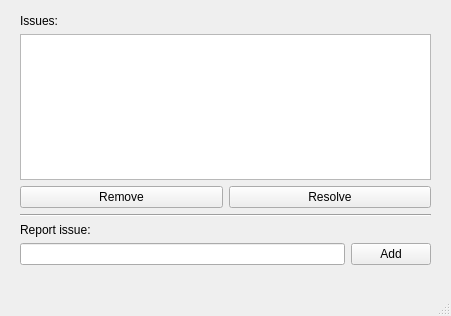
<?xml version="1.0" encoding="UTF-8"?>
<ui version="4.0">
 <class>MainWindow</class>
 <widget class="QMainWindow" name="MainWindow">
  <property name="geometry">
   <rect>
    <x>0</x>
    <y>0</y>
    <width>451</width>
    <height>316</height>
   </rect>
  </property>
  <property name="windowTitle">
   <string>PROGRAMMMMMMER</string>
  </property>
  <widget class="QWidget" name="centralwidget">
   <widget class="QWidget" name="verticalLayoutWidget">
    <property name="geometry">
     <rect>
      <x>20</x>
      <y>14</y>
      <width>411</width>
      <height>251</height>
     </rect>
    </property>
    <layout class="QVBoxLayout" name="verticalLayout">
     <item>
      <widget class="QLabel" name="label">
       <property name="text">
        <string>Issues:</string>
       </property>
      </widget>
     </item>
     <item>
      <widget class="QListWidget" name="issues"/>
     </item>
     <item>
      <layout class="QHBoxLayout" name="horizontalLayout">
       <item>
        <widget class="QPushButton" name="removeButton">
         <property name="text">
          <string>Remove</string>
         </property>
        </widget>
       </item>
       <item>
        <widget class="QPushButton" name="resolveButton">
         <property name="text">
          <string>Resolve</string>
         </property>
        </widget>
       </item>
      </layout>
     </item>
     <item>
      <widget class="Line" name="line">
       <property name="orientation">
        <enum>Qt::Horizontal</enum>
       </property>
      </widget>
     </item>
     <item>
      <widget class="QLabel" name="label_2">
       <property name="text">
        <string>Report issue:</string>
       </property>
      </widget>
     </item>
     <item>
      <layout class="QHBoxLayout" name="horizontalLayout_2">
       <item>
        <widget class="QLineEdit" name="description"/>
       </item>
       <item>
        <widget class="QPushButton" name="addButton">
         <property name="enabled">
          <bool>true</bool>
         </property>
         <property name="text">
          <string>Add</string>
         </property>
        </widget>
       </item>
      </layout>
     </item>
    </layout>
   </widget>
  </widget>
  <widget class="QMenuBar" name="menubar">
   <property name="geometry">
    <rect>
     <x>0</x>
     <y>0</y>
     <width>451</width>
     <height>25</height>
    </rect>
   </property>
  </widget>
  <widget class="QStatusBar" name="statusbar"/>
 </widget>
 <resources/>
 <connections/>
</ui>
